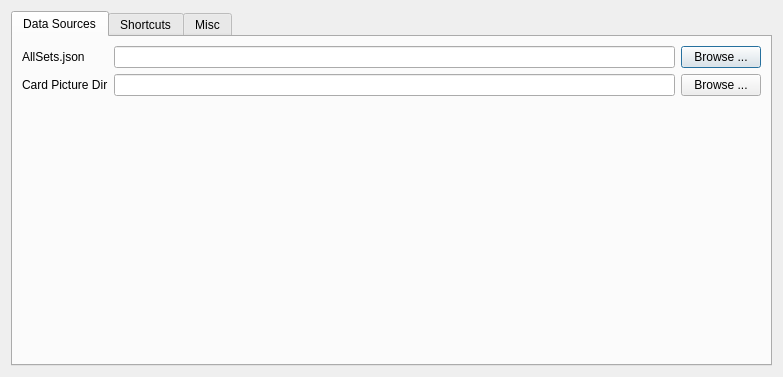
<?xml version="1.0" encoding="UTF-8"?>
<ui version="4.0">
 <class>OptionsDialog</class>
 <widget class="QDialog" name="OptionsDialog">
  <property name="windowModality">
   <enum>Qt::ApplicationModal</enum>
  </property>
  <property name="geometry">
   <rect>
    <x>0</x>
    <y>0</y>
    <width>783</width>
    <height>377</height>
   </rect>
  </property>
  <property name="windowTitle">
   <string>Options</string>
  </property>
  <property name="modal">
   <bool>true</bool>
  </property>
  <layout class="QHBoxLayout" name="horizontalLayout">
   <item>
    <widget class="QTabWidget" name="tabWidget">
     <property name="currentIndex">
      <number>0</number>
     </property>
     <widget class="QWidget" name="dataSourcesTab">
      <attribute name="title">
       <string>Data Sources</string>
      </attribute>
      <layout class="QFormLayout" name="formLayout">
       <property name="fieldGrowthPolicy">
        <enum>QFormLayout::AllNonFixedFieldsGrow</enum>
       </property>
       <item row="0" column="0">
        <widget class="QLabel" name="label">
         <property name="text">
          <string>AllSets.json</string>
         </property>
        </widget>
       </item>
       <item row="0" column="1">
        <layout class="QHBoxLayout" name="horizontalLayout_3">
         <item>
          <widget class="QLineEdit" name="allSetsJsonTxt">
           <property name="readOnly">
            <bool>true</bool>
           </property>
          </widget>
         </item>
         <item>
          <widget class="QPushButton" name="browseAllSetsJsonBtn">
           <property name="text">
            <string>Browse ...</string>
           </property>
          </widget>
         </item>
        </layout>
       </item>
       <item row="1" column="0">
        <widget class="QLabel" name="label_2">
         <property name="text">
          <string>Card Picture Dir</string>
         </property>
        </widget>
       </item>
       <item row="1" column="1">
        <layout class="QHBoxLayout" name="horizontalLayout_4">
         <item>
          <widget class="QLineEdit" name="cardPictureDirTxt">
           <property name="readOnly">
            <bool>true</bool>
           </property>
          </widget>
         </item>
         <item>
          <widget class="QPushButton" name="browseCardPictureDirBtn">
           <property name="text">
            <string>Browse ...</string>
           </property>
          </widget>
         </item>
        </layout>
       </item>
      </layout>
     </widget>
     <widget class="QWidget" name="shortcutsTab">
      <attribute name="title">
       <string>Shortcuts</string>
      </attribute>
      <layout class="QHBoxLayout" name="horizontalLayout_5">
       <property name="leftMargin">
        <number>2</number>
       </property>
       <property name="topMargin">
        <number>0</number>
       </property>
       <property name="rightMargin">
        <number>2</number>
       </property>
       <property name="bottomMargin">
        <number>2</number>
       </property>
       <item alignment="Qt::AlignLeft">
        <widget class="QTableView" name="shortcutsTbl">
         <property name="minimumSize">
          <size>
           <width>400</width>
           <height>0</height>
          </size>
         </property>
         <property name="editTriggers">
          <set>QAbstractItemView::DoubleClicked|QAbstractItemView::EditKeyPressed|QAbstractItemView::SelectedClicked</set>
         </property>
         <attribute name="horizontalHeaderStretchLastSection">
          <bool>true</bool>
         </attribute>
        </widget>
       </item>
       <item alignment="Qt::AlignBottom">
        <widget class="QPushButton" name="saveShortcutsBtn">
         <property name="maximumSize">
          <size>
           <width>100</width>
           <height>16777215</height>
          </size>
         </property>
         <property name="text">
          <string>Save</string>
         </property>
        </widget>
       </item>
      </layout>
     </widget>
     <widget class="QWidget" name="miscTab">
      <attribute name="title">
       <string>Misc</string>
      </attribute>
      <layout class="QFormLayout" name="formLayout_2">
       <property name="fieldGrowthPolicy">
        <enum>QFormLayout::AllNonFixedFieldsGrow</enum>
       </property>
       <item row="0" column="0">
        <widget class="QLabel" name="label_3">
         <property name="text">
          <string>App Data Dir</string>
         </property>
        </widget>
       </item>
       <item row="0" column="1">
        <layout class="QHBoxLayout" name="horizontalLayout_2">
         <property name="rightMargin">
          <number>0</number>
         </property>
         <item>
          <widget class="QLineEdit" name="appDataDirTxt">
           <property name="readOnly">
            <bool>true</bool>
           </property>
          </widget>
         </item>
         <item>
          <widget class="QPushButton" name="browseAppDataDirBtn">
           <property name="text">
            <string>Browse ...</string>
           </property>
          </widget>
         </item>
        </layout>
       </item>
      </layout>
     </widget>
    </widget>
   </item>
  </layout>
 </widget>
 <resources/>
 <connections/>
</ui>
